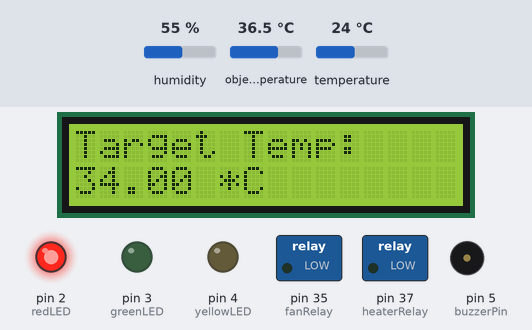
This sketch was run on a simulated Arduino Mega 2560, built with avr-gcc and run on an emulated ATmega2560. Shown: 16×2 character LCD, switched loads named in the sketch (green lamp = pin HIGH), output pins drawn as LEDs (lit = HIGH), buzzer (waves = sounding, pin HIGH). Inputs (shaded band) come from the test bench; at power-on: object temperature 36.5 °C, temperature 24 °C, humidity 55 %.

Above: at 5.2 s.
At 8.3 s:
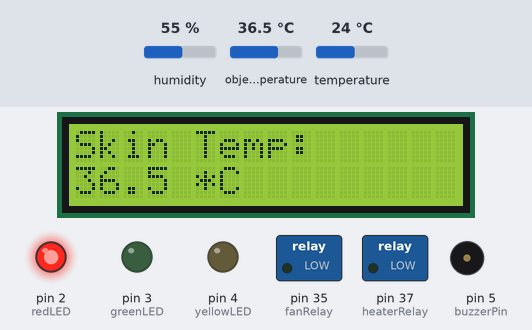
8.4 s: object temperature set to 20 °C
17.8 s: temperature set to 41 °C
At 24.9 s:
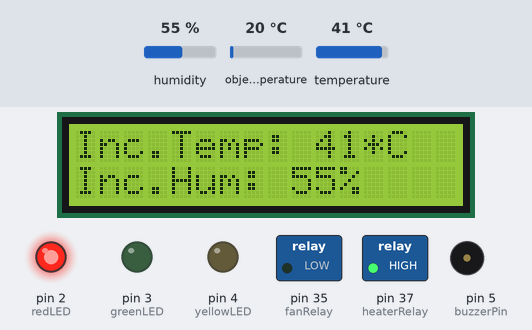
27.3 s: temperature set to 12 °C
At 36.6 s:
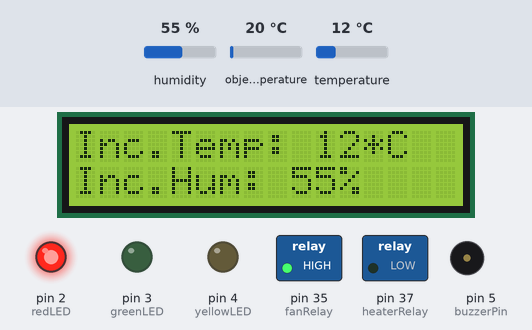
36.7 s: humidity set to 22 %
46.1 s: object temperature set to 26 °C
55.5 s: temperature set to 33 °C
At 66.1 s:
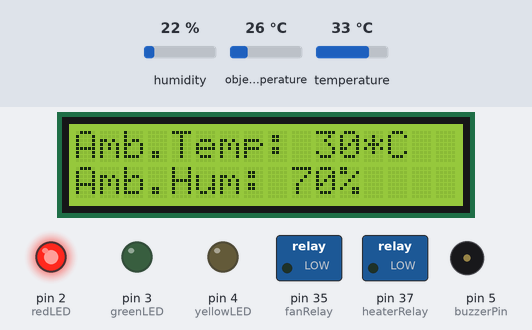
Timing chart, 0 to 66.3 s (numbered marks = the images above; inputs shaded):
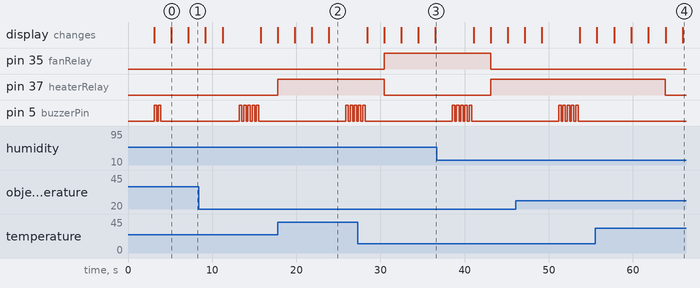

The sketch:

Incubator_Project_Code_v1.ino
```cpp
// Import libraries
#include <Wire.h>
#include <LiquidCrystal_I2C.h>
#include <Adafruit_MLX90614.h>
#include <DHT.h>

// Pin Definitions
#define   redLED        2
#define   yellowLED     4
#define   greenLED      3
#define   reedSwitch    11
#define   heaterRelay   37
#define   fanRelay      35
#define   buzzerPin     5
#define   DHTpin        6

// I2C Addresses
#define IR_Temp_Sensor_Addr     0x5A
#define LCD_Addr                0x27

// Other defines
#define DHTTYPE DHT11

#define errorMargin             2
#define controlMargin           1

// Create objects
LiquidCrystal_I2C lcd(LCD_Addr, 16, 2);       // Create the LCD object. LCD size is 16x2
Adafruit_MLX90614 IRTemp = Adafruit_MLX90614();
DHT dht(DHTpin, DHTTYPE);

// Project variables
float skinTemp;
float incubatorTemp;
float incubatorHumid;

// Unimplemented sensor values
float targetTemp      = 34.0;
float ambientTemp     = 30.0;
float ambientHumid    = 70.0;

void setup() {
  // put your setup code here, to run once:

  // Set the pin modes
  pinMode (redLED, OUTPUT);
  pinMode (yellowLED, OUTPUT);
  pinMode (greenLED, OUTPUT);
  pinMode (buzzerPin, OUTPUT);
  pinMode (heaterRelay, OUTPUT);
  pinMode (fanRelay, OUTPUT);
  pinMode(reedSwitch, INPUT);

  // Set the initial states  digitalWrite (redLED, HIGH);
  digitalWrite (redLED, HIGH);
  digitalWrite (yellowLED, LOW);
  digitalWrite (greenLED, LOW);
  digitalWrite (buzzerPin, LOW);
  digitalWrite (heaterRelay, LOW);
  digitalWrite (fanRelay, LOW);

  // initialize the lcd object
  lcd.init();
  lcd.setBacklight(true);           // Turn on the backlight

  // initialize the MLX sensor
  if (!IRTemp.begin()) {
    lcd.setCursor(5,0); lcd.print("Error");
    while (1);
  };

   // initialize the DHT sensor
  dht.begin();

  // Display welcome message
  lcd.clear();
  lcd.setCursor(2,0);               // Go to first line
  lcd.print("Initializing");
  lcd.setCursor(5,1); lcd.print("System");
  delay(3000);

  lcd.clear();
  lcd.setCursor(1,0); lcd.print("Initialization");
  lcd.setCursor(6,1); lcd.print("Done");
  // Beep buzzer twice
  for (int i=0; i<2; i++) {
    digitalWrite (buzzerPin, HIGH);
    delay(300);
    digitalWrite (buzzerPin, LOW);
    delay(200);
  }
  delay (1000);

  lcd.clear();
  lcd.setCursor(0,0); lcd.print("Target Temp: ");
  lcd.setCursor(0,1); lcd.print(targetTemp);  lcd.print(" *C");
  delay(2000);


}

void loop() {
  // put your main code here, to run repeatedly:

  // Read the values
  skinTemp        = IRTemp.readObjectTempC();
  incubatorTemp   = dht.readTemperature();
  incubatorHumid  = dht.readHumidity();

  // Display infant skin temperature
  lcd.clear();
  lcd.setCursor(0,0); lcd.print("Skin Temp: ");
  lcd.setCursor(0,1); lcd.print(skinTemp,1);  lcd.print(" *C");
  delay(2000);

  // Display ambient temperature
  lcd.clear();
  lcd.setCursor(0,0); lcd.print("Amb.Temp: ");
  lcd.print(round(ambientTemp));  lcd.print("*C");

  // Display ambient humidity
  lcd.setCursor(0,1); lcd.print("Amb.Hum: ");
  lcd.print(round(ambientHumid));  lcd.print("%");
  delay(2000);

 // Display incubator temperature
  lcd.clear();
  lcd.setCursor(0,0); lcd.print("Inc.Temp: ");
  lcd.print(round(incubatorTemp));  lcd.print("*C");

  // Display incubator humidity
  lcd.setCursor(0,1); lcd.print("Inc.Hum: ");
  lcd.print(round(incubatorHumid));  lcd.print("%");
  delay(2000);

  // If the incubator temperature is out of expected range
  if ( (incubatorTemp  > targetTemp + errorMargin) || (incubatorTemp  < targetTemp - errorMargin) ) {
    // Sound alarm
    for (int i=0; i<5; i++) {
      digitalWrite (buzzerPin, HIGH);
      delay(300);
      digitalWrite (buzzerPin, LOW);
      delay(200);
    }

    // If the incubator temperature was higher
    if (incubatorTemp  > targetTemp + errorMargin) {
      lcd.clear();
      lcd.setCursor(0,0); lcd.print("Incubator Temp");
      lcd.setCursor(0,1); lcd.print("too high");
      delay(2000);
    }
    else {
      lcd.clear();
      lcd.setCursor(0,0); lcd.print("Incubator Temp");
      lcd.setCursor(0,1); lcd.print("too low");
      delay(2000);
    }
  }

  // If the incubator temperature must be controlled
  if ( (incubatorTemp  > targetTemp + controlMargin) || (incubatorTemp  < targetTemp - controlMargin) ) {

    // If the incubator temperature was high
    // We turn on the fan and turn off the heater
    if (incubatorTemp  > targetTemp + controlMargin) {
      lcd.clear();
      lcd.setCursor(0,0); lcd.print("Incubator Temp");
      lcd.setCursor(0,1); lcd.print("high");

      digitalWrite (heaterRelay, LOW);        // Turn off heater
      digitalWrite (fanRelay, HIGH);          // Turn on the fan
      delay(2000);
    }
    else {    // ie. if the temperature was cooler
      lcd.clear();
      lcd.setCursor(0,0); lcd.print("Incubator Temp");
      lcd.setCursor(0,1); lcd.print("low");

      digitalWrite (heaterRelay, HIGH);       // Turn on heater
      digitalWrite (fanRelay, LOW);           // Turn off the fan
      delay(2000);
    }
  }

  else { // no need to modify the temperatures
    digitalWrite (heaterRelay, LOW);        // Turn off heater
    digitalWrite (fanRelay, LOW);           // Turn off the fan
  }
}
```

Measured:
- after the input at 55.5 s, pin 37 (heaterRelay): HIGH → LOW after 8.3 s; pin 5 (buzzerPin): stops changing and stays LOW
- what the display in image 0 shows lasts 2.1 s, from 5.1 s to 7.2 s
